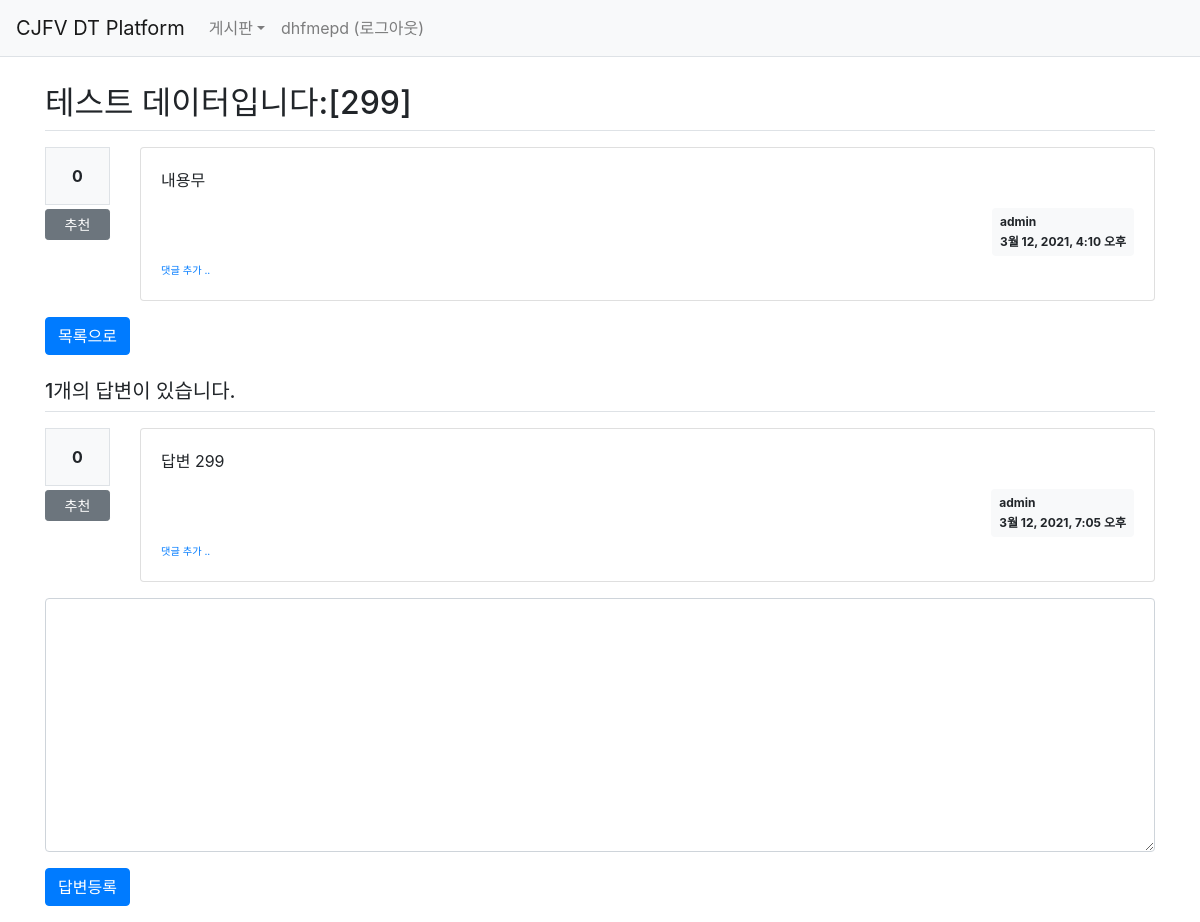
The app's page /board/302/ (signed in), older data.
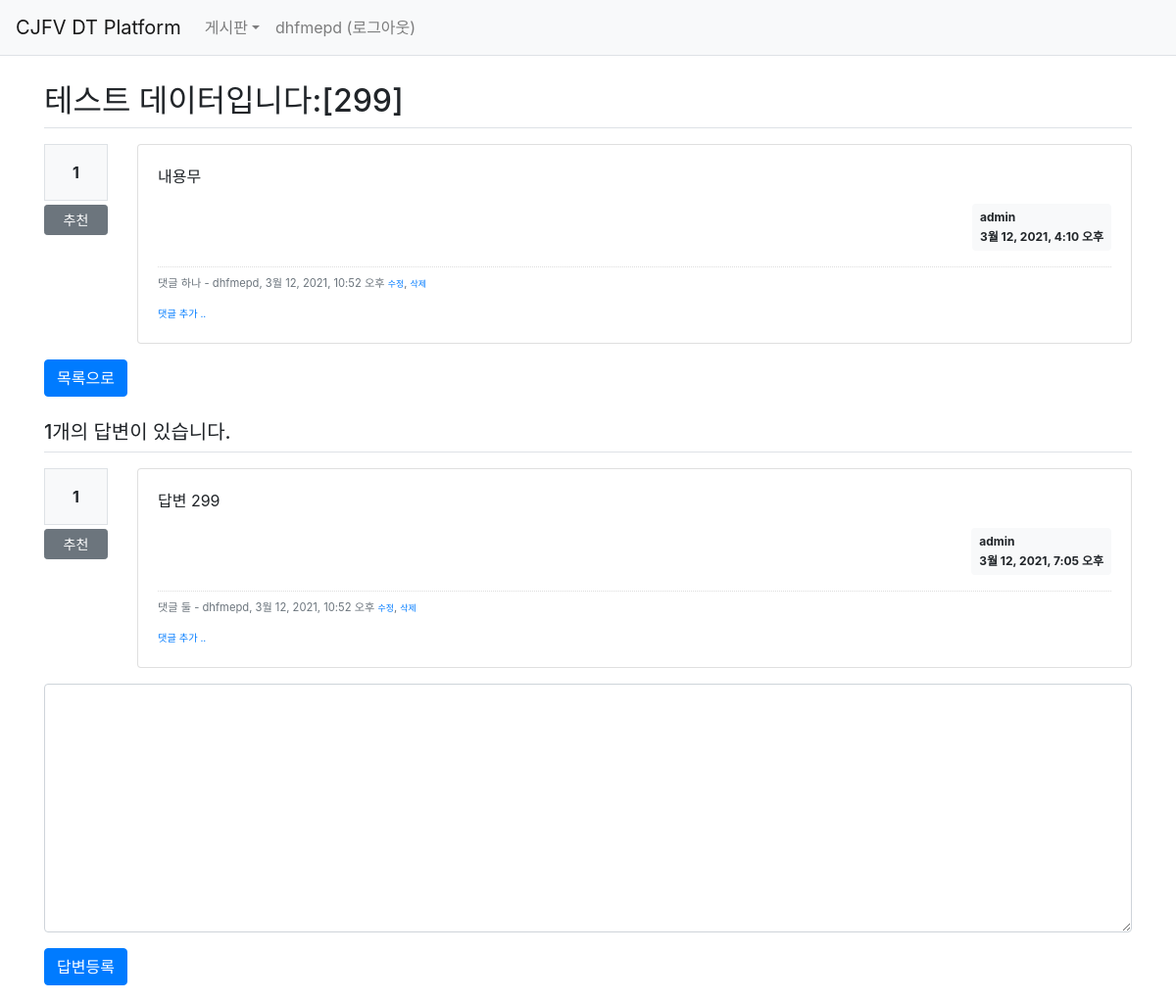
The same page, newer data.
### board/models.py (models this page shows, shortened)
class Board(models.Model):
    author = models.ForeignKey(User, on_delete=models.CASCADE, related_name='author_board')
    subject = models.CharField(max_length=200)
    content = models.TextField()
    create_date = models.DateTimeField()
    modify_date = models.DateTimeField(null=True, blank=True)
    voter = models.ManyToManyField(User, related_name='voter_board')

class Reply(models.Model):
    author = models.ForeignKey(User, on_delete=models.CASCADE, related_name='author_reply')
    board = models.ForeignKey(Board, on_delete=models.CASCADE)
    content = models.TextField()
    create_date = models.DateTimeField()
    modify_date = models.DateTimeField(null=True, blank=True)
    voter = models.ManyToManyField(User, related_name='voter_reply')

class Comment(models.Model):
    author = models.ForeignKey(User, on_delete=models.CASCADE)
    content = models.TextField()
    create_date = models.DateTimeField()
    modify_date = models.DateTimeField(null=True, blank=True)
    board = models.ForeignKey(Board, null=True, blank=True, on_delete=models.CASCADE)
    reply = models.ForeignKey(Reply, null=True, blank=True, on_delete=models.CASCADE)

### board/views/base_views.py (the view)
# urls.py: path('<int:board_id>/', base_views.detail, name='detail'),
@login_required(login_url='common:login')
def detail(request, board_id):
    board = get_object_or_404(Board, pk=board_id)
    context = {'board': board}
    return render(request, 'board/board_detail.html', context)

### board/templatetags/board_filter.py (called while the page is built)
@register.filter()
def mark(value):
    extensions = ["nl2br", "fenced_code"]
    return mark_safe(markdown.markdown(value, extensions=extensions))

### templates/board/board_detail.html (shortened to what the changed rows need)
{% extends 'base.html' %}
{% load board_filter %}
{% block content %}
<div class="container my-3" style="padding-top:60px">
    <h2 class="border-bottom py-2">{{ board.subject }}</h2>
    <div class="row my-3">
        <div class="col-1">
            <div class="bg-light text-center p-3 border font-weight-bolder mb-1">{{board.voter.count}}</div>
            <a href="#" data-uri="{% url 'board:vote_board' board.id  %}"
               class="recommend btn btn-sm btn-secondary btn-block my-1">추천</a>
        </div>
        <div class="col-11">
            <div class="card">
                <div class="card-body">
                    <div class="card-text">{{ board.content|mark }}</div>
                    <div class="d-flex justify-content-end">
                        <div class="badge badge-light p-2 text-left">
                            <div class="mb-2">{{ board.author.username }}</div>
                            <div>{{ board.create_date }}</div>
                        </div>
                    </div>
                    {% if board.comment_set.count > 0 %}
                    <div class="mt-3">
                    {% for comment in board.comment_set.all %}
                        <div class="comment py-2 text-muted">
                            <span style="white-space: pre-line;">{{ comment.content }}</span>
                            <span>
                                - {{ comment.author }}, {{ comment.create_date }}
                            </span>
                            {% if request.user == comment.author %}
                            <a href="{% url 'board:comment_modify_board' comment.id  %}" class="small">수정</a>,
                            <a href="#" class="small delete"
                               data-uri="{% url 'board:comment_delete_board' comment.id  %}">삭제</a>
                            {% endif %}
                        </div>
                    {% endfor %}
                    </div>
                    {% endif %}
                </div>
            </div>
        </div>
    </div>
    <a href="{% url 'board:list' %}" class="btn btn-primary">목록으로</a>
    <h5 class="border-bottom my-3 py-2">{{ board.reply_set.count }}개의 답변이 있습니다.</h5>
    {% for reply in board.reply_set.all %}
    <div class="row my-3">
        <div class="col-1">
            <div class="bg-light text-center p-3 border font-weight-bolder mb-1">{{reply.voter.count}}</div>
            <a href="#" data-uri="{% url 'board:vote_reply' reply.id  %}"
                class="recommend btn btn-sm btn-secondary btn-block my-1">추천</a>
        </div>
        <div class="col-11">
            <div class="card">
                <div class="card-body">
                    <div class="card-text">{{ reply.content|mark }}</div>
                    <div class="d-flex justify-content-end">
                        <div class="badge badge-light p-2 text-left">
                            <div class="mb-2">{{ reply.author.username }}</div>
                            <div>{{ reply.create_date }}</div>
                        </div>
                    </div>
                    {% if reply.comment_set.count > 0 %}
                    <div class="mt-3">
                    {% for comment in reply.comment_set.all %}
                        <div class="comment py-2 text-muted">
                            <span style="white-space: pre-line;">{{ comment.content }}</span>
                            <span>
                                - {{ comment.author }}, {{ comment.create_date }}
                            </span>
                            {% if request.user == comment.author %}
                            <a href="{% url 'board:comment_modify_reply' comment.id  %}" class="small">수정</a>,
                            <a href="#" class="small delete"
                               data-uri="{% url 'board:comment_delete_reply' comment.id  %}">삭제</a>
                            {% endif %}
                        </div>
                    {% endfor %}
                    </div>
                    {% endif %}
                    <div>
                        <a href="{% url 'board:comment_create_reply' reply.id  %}"
                           class="small"><small>댓글 추가 ..</small></a>
                    </div>
                </div>
            </div>
        </div>
    </div>
    {% endfor %}
    <form action="{% url 'board:reply_create' board.id %}" method="post" class="my-3">
        <div class="form-group">
        </div>
        <input type="submit" value="답변등록" class="btn btn-primary">
    </form>
</div>
{% endblock %}

Row changes from the older to the newer data that the page shows:
computed for Board "테스트 데이터입니다:[299]": voter.count "0" → "1"
added Comment: content "댓글 하나", author "dhfmepd", create_date "3월 12, 2021, 10:52 오후", shows "수정", shown under "테스트 데이터입니다:[299]"
computed for Reply "답변 299": voter.count "0" → "1"
added Comment: content "댓글 둘", author "dhfmepd", create_date "3월 12, 2021, 10:52 오후", shows "수정"
